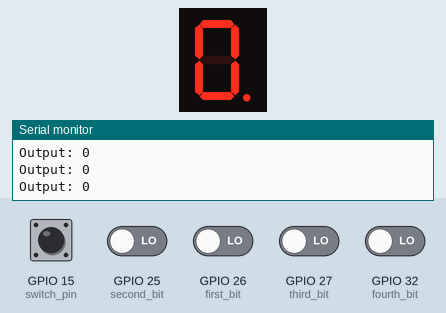
Simulated run of this sketch. Board: ESP32. On the bench: 1-digit seven-segment display, the last lines printed to the serial monitor. Wiring (inferred from the names in the program): 1-digit 7-segment display, segments lit when HIGH: segments GPIO 4, GPIO 13, GPIO 14, GPIO 18, GPIO 19, GPIO 21, GPIO 22, GPIO 17. The test bench sets the inputs (shaded band); at power-on: GPIO 15 (switch_pin) HIGH, GPIO 25 (second_bit), GPIO 26 (first_bit), GPIO 27 (third_bit), GPIO 32 (fourth_bit) LOW. The segment pins are drawn as the display they are named for.

Above: at 1.2 s.
1.3 s: GPIO 25 (second_bit) driven HIGH
At 2.2 s:
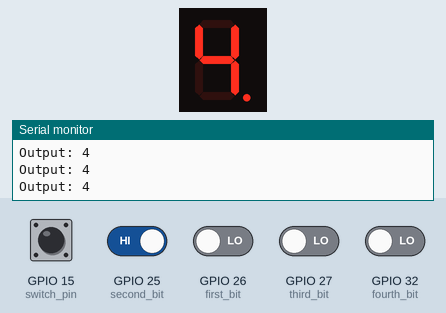
2.8 s: GPIO 26 (first_bit) driven HIGH
At 3.4 s:
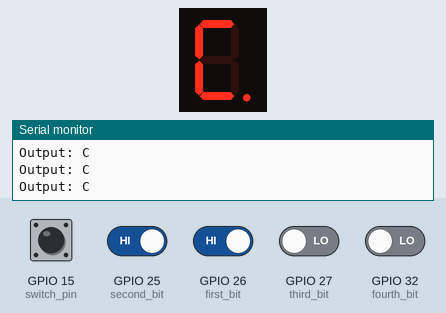
4.3 s: GPIO 27 (third_bit) driven HIGH
At 5.5 s:
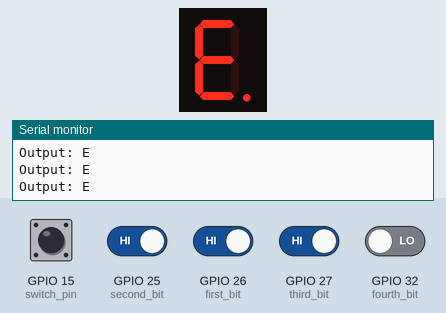
5.8 s: GPIO 32 (fourth_bit) driven HIGH
At 6.8 s:
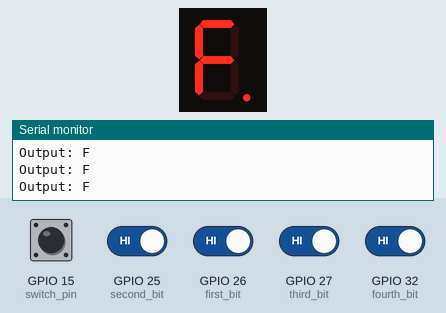
7.3 s: GPIO 27 (third_bit) driven LOW
At 8.0 s:
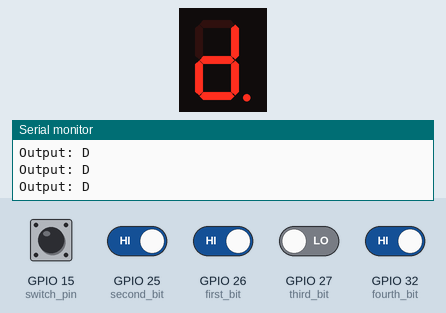
8.8 s: GPIO 15 (switch_pin) pulled LOW for 0.15 s
At 8.88 s:
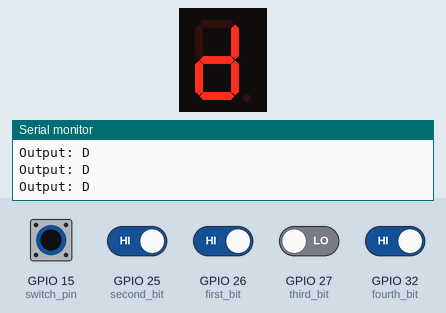
Timing chart, 0 to 11.4 s (numbered marks = the images above; inputs shaded):
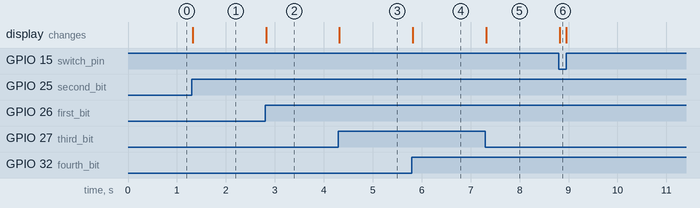

The sketch:

FullAdderCode.ino
```cpp
int switch_pin = 15;
int power_pin = 16;
int seven_seg_pwr = 17;

int seg_A = 4;
int seg_B = 13;
int seg_C = 14;
int seg_D = 18;
int seg_E = 19;
int seg_F = 21;
int seg_G = 22;

int first_bit = 26;
int second_bit = 25;
int third_bit = 27;
int fourth_bit = 32;

// 0 = LOW, 1 = HIGH
int rep_zero[7] = { 1, 1, 1, 1, 1, 1, 0 };
int rep_one[7] = { 0, 1, 1, 0, 0, 0, 0 };
int rep_two[7] = { 1, 1, 0, 1, 1, 0, 1 };
int rep_three[7] = { 1, 1, 1, 1, 0, 0, 1};
int rep_four[7] = { 0, 1, 1, 0, 0, 1, 1};
int rep_five[7] = { 1, 0, 1, 1, 0, 1, 1};
int rep_six[7] = { 1, 0, 1, 1, 1, 1, 1};
int rep_seven[7] = { 1, 1, 1, 0, 0, 0, 0};
int rep_eight[7] = { 1, 1, 1, 1, 1, 1, 1 };
int rep_nine[7] = { 1, 1, 1, 1, 0 , 1, 1};
int rep_ten[7] = { 1, 1, 1, 0, 1, 1, 1};
int rep_eleven[7] = { 0, 0, 1, 1, 1, 1, 1};
int rep_twelve[7] = { 1, 0, 0, 1, 1, 1, 0};
int rep_thirteen[7] = { 0, 1, 1, 1, 1, 0, 1};
int rep_fourteen[7] = { 1, 0, 0, 1, 1, 1, 1};
int rep_fifteen[7] = { 1, 0, 0, 0, 1, 1, 1} ;

// reads values coming from input switches and does binary conversion
int Read_Value()
{

  int bit_1;
  int bit_2;
  int bit_3;
  int bit_4;

  if (digitalRead(first_bit) == HIGH) { bit_1 = 1; }
  else { bit_1 = 0; }

  if (digitalRead(second_bit) == HIGH) { bit_2 = 1; }
  else { bit_2 = 0; }

  if (digitalRead(third_bit) == HIGH) { bit_3 = 1; }
  else { bit_3 = 0; }

  if (digitalRead(fourth_bit) == HIGH) { bit_4 = 1; }
  else { bit_4 = 0; }

  // truth table and decoder
  if      (bit_1 == 1 && bit_2 == 1 && bit_3 == 1 && bit_4 == 1) { return 15; }
  else if (bit_1 == 1 && bit_2 == 1 && bit_3 == 1 && bit_4 == 0) { return 14; }
  else if (bit_1 == 1 && bit_2 == 1 && bit_3 == 0 && bit_4 == 1) { return 13; }
  else if (bit_1 == 1 && bit_2 == 1 && bit_3 == 0 && bit_4 == 0) { return 12; }
  else if (bit_1 == 1 && bit_2 == 0 && bit_3 == 1 && bit_4 == 1) { return 11; }
  else if (bit_1 == 1 && bit_2 == 0 && bit_3 == 1 && bit_4 == 0) { return 10; }
  else if (bit_1 == 1 && bit_2 == 0 && bit_3 == 0 && bit_4 == 1) { return 9;  }
  else if (bit_1 == 1 && bit_2 == 0 && bit_3 == 0 && bit_4 == 0) { return 8;  }
  else if (bit_1 == 0 && bit_2 == 1 && bit_3 == 1 && bit_4 == 1) { return 7;  }
  else if (bit_1 == 0 && bit_2 == 1 && bit_3 == 1 && bit_4 == 0) { return 6;  }
  else if (bit_1 == 0 && bit_2 == 1 && bit_3 == 0 && bit_4 == 1) { return 5;  }
  else if (bit_1 == 0 && bit_2 == 1 && bit_3 == 0 && bit_4 == 0) { return 4;  }
  else if (bit_1 == 0 && bit_2 == 0 && bit_3 == 1 && bit_4 == 1) { return 3;  }
  else if (bit_1 == 0 && bit_2 == 0 && bit_3 == 1 && bit_4 == 0) { return 2;  }
  else if (bit_1 == 0 && bit_2 == 0 && bit_3 == 0 && bit_4 == 1) { return 1;  }
  else if (bit_1 == 0 && bit_2 == 0 && bit_3 == 0 && bit_4 == 0) { return 0;  }

}

// sets up the digital write function to display one-hot outputs on seven segment display
void Display_Value(int values[], int size)
{

  digitalWrite(seg_A, values[0]);
  digitalWrite(seg_B, values[1]);
  digitalWrite(seg_C, values[2]);
  digitalWrite(seg_D, values[3]);
  digitalWrite(seg_E, values[4]);
  digitalWrite(seg_F, values[5]);
  digitalWrite(seg_G, values[size - 1]);

}

void setup()
{
  // configures each pin being used on the ESP32
  pinMode(switch_pin, INPUT_PULLUP);
  pinMode(power_pin, OUTPUT);
  pinMode(seven_seg_pwr, OUTPUT);

  pinMode(seg_A, OUTPUT);
  pinMode(seg_B, OUTPUT);
  pinMode(seg_C, OUTPUT);
  pinMode(seg_D, OUTPUT);
  pinMode(seg_E, OUTPUT);
  pinMode(seg_F, OUTPUT);
  pinMode(seg_G, OUTPUT);

  pinMode(first_bit, INPUT);
  pinMode(second_bit, INPUT);
  pinMode(third_bit, INPUT);
  pinMode(fourth_bit, INPUT);

  // begins Serial Monitor with 9600 baud rate
  Serial.begin(9600);

}

void loop()
{
  // power switch for the circuit
  if (digitalRead(switch_pin) == LOW) { digitalWrite(power_pin, HIGH); digitalWrite(seven_seg_pwr, LOW); }
  else { digitalWrite(power_pin, LOW); digitalWrite(seven_seg_pwr, HIGH); }

  // seven-seg display statements
  if      (Read_Value() == 15) { Serial.println("Output: F"); Display_Value(rep_fifteen, 7); }
  else if (Read_Value() == 14) { Serial.println("Output: E"); Display_Value(rep_fourteen, 7); }
  else if (Read_Value() == 13) { Serial.println("Output: D"); Display_Value(rep_thirteen, 7); }
  else if (Read_Value() == 12) { Serial.println("Output: C"); Display_Value(rep_twelve, 7); }
  else if (Read_Value() == 11) { Serial.println("Output: B"); Display_Value(rep_eleven, 7); }
  else if (Read_Value() == 10) { Serial.println("Output: A"); Display_Value(rep_ten, 7); }
  else if (Read_Value() == 9)  { Serial.println("Output: 9"); Display_Value(rep_nine, 7); }
  else if (Read_Value() == 8)  { Serial.println("Output: 8"); Display_Value(rep_eight, 7); }
  else if (Read_Value() == 7)  { Serial.println("Output: 7"); Display_Value(rep_seven, 7); }
  else if (Read_Value() == 6)  { Serial.println("Output: 6"); Display_Value(rep_six, 7); }
  else if (Read_Value() == 5)  { Serial.println("Output: 5"); Display_Value(rep_five, 7); }
  else if (Read_Value() == 4)  { Serial.println("Output: 4"); Display_Value(rep_four, 7); }
  else if (Read_Value() == 3)  { Serial.println("Output: 3"); Display_Value(rep_three, 7); }
  else if (Read_Value() == 2)  { Serial.println("Output: 2"); Display_Value(rep_two, 7); }
  else if (Read_Value() == 1)  { Serial.println("Output: 1"); Display_Value(rep_one, 7); }
  else if (Read_Value() == 0)  { Serial.println("Output: 0"); Display_Value(rep_zero, 7); }

}
```

Measured:
- after the input at 1.3 s, the display: changes at once (image 1)
- after the input at 2.8 s, the display: changes at once (image 2)
- after the input at 4.3 s, the display: changes at once (image 3)
- after the input at 5.8 s, the display: changes at once (image 4)
- after the input at 7.3 s, the display: changes at once (image 5)
- after the input at 8.8 s, the display: changes at once (image 6)
